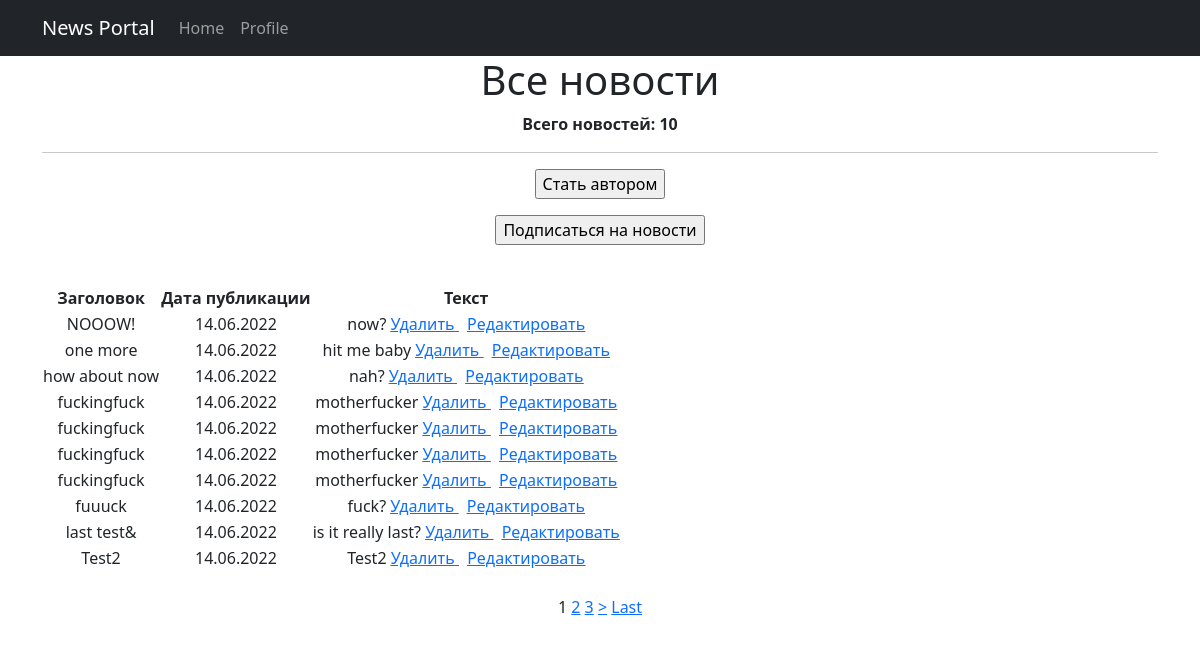
Before: /news/ with the older database file.
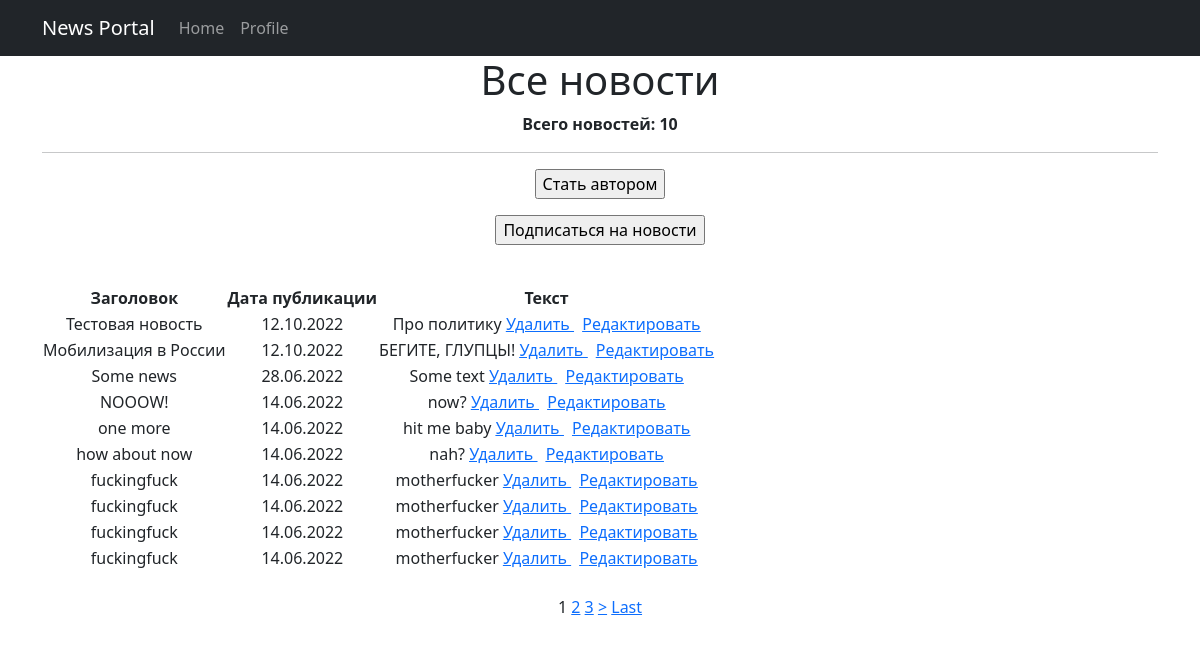
After: the same page with the newer database file.
### accounts/models.py (models this page shows, shortened)
class Post(models.Model):
    post_type_choices = [
        ('AR', 'Статья'),
        ('NW', 'Новость')
    ]
    author = models.ForeignKey(Author, on_delete=models.CASCADE)
    post_type = models.CharField(max_length=2, choices=post_type_choices, default='AR')
    creation_date = models.DateTimeField(auto_now_add=True)
    post_category = models.ManyToManyField(Category, through='PostCategory')
    title = models.CharField(max_length=128)
    post_text = models.TextField()
    post_rating = models.SmallIntegerField(default=0)

### accounts/views.py (the view)
# urls.py: path('', PostList.as_view()),
class PostList(ListView):
    model = Post
    template_name = 'posts.html'
    context_object_name = 'posts'
    ordering = ['-creation_date']
    paginate_by = 10
    def get_context_data(self, **kwargs):
        context = super().get_context_data(**kwargs)
        context['is_not_author'] = not self.request.user.groups.filter(name='authors').exists()
        return context

### accounts/templatetags/custom_filters.py (called while the page is built)
@register.filter(name='censor')
def censor(value, arg):
    obscene_words = ['сука', 'хуй', 'пизда', 'блядь']
    post_words = value.split(' ')
    for word in post_words:
        if word.strip('.,!?').lower() in obscene_words:
            post_words.insert(post_words.index(word), arg)
            post_words.remove(word)
    return ' '.join(post_words)

### templates/posts.html (shortened to what this page needs)
{% extends 'default.html' %}
{% load custom_filters %}
{% block content %}
<h1>Все новости</h1>
<p><strong>Всего новостей: {{posts|length}}</strong></p>
<hr>
{% if is_not_author %}
<form action="{% url 'upgrade' %}">
    <input type="submit" value="Стать автором" />
</form>
{% else %}
<form action="{% url 'post_create' %}">
    <input type="submit" value="Добавить новость" />
</form>
{% endif %}
<p>
<form action="{% url 'subscribe' %}">
    <input type="submit" value="Подписаться на новости" />
</form>
</p>
<br>
<table>
    <tr>
        <td>
            <strong>Заголовок</strong>
        </td>
        <td>
            <strong>Дата публикации</strong>
        </td>
        <td>
            <strong>Текст</strong>
        </td>
    </tr>
    {% for post in posts %}
    <tr>
        <td>
            {{post.title|censor:'***'}}
        </td>
        <td>
            {{post.creation_date|date:'d.m.Y'}}
        </td>
        <td>
            {{post.post_text|truncatewords:10|censor:'***'}}
            <a href="{% url 'post_delete' post.id %}"><u> Удалить </u></a>
            <a href="{% url 'post_update' post.id %}"><u> Редактировать </u></a>
        </td>
    </tr>
    {% endfor %}
</table>
<br>
{% if is_paginated %}
            {% for num in page_obj.paginator.page_range %}
                {% if page_obj.number == num %}
                    <a>{{ num }}</a>
                {% elif num > page_obj.number|add:'-3' and num < page_obj.number|add:'3' %}
                    <a href="?page={{ num }}">{{ num }}</a>
                {% endif %}
            {% endfor %}
            {% if page_obj.has_next %}
                <a href="?page={{ page_obj.next_page_number }}">></a>
                <a href="?page={{ page_obj.paginator.num_pages }}">Last</a>
            {% endif %}
{% endif %}
<br>
<br>
{% endblock content %}

Changed rows visible on the page:
no longer on this page (row unchanged): Post: title|censor "fuuuck", creation_date "14.06.2022", post_text|censor "fuck?"
no longer on this page (row unchanged): Post: title|censor "last test&", creation_date "14.06.2022", post_text|censor "is it really last?"
no longer on this page (row unchanged): Post: title|censor "Test2", creation_date "14.06.2022", post_text|censor "Test2"
added Post: title|censor "Тестовая новость", creation_date "12.10.2022", post_text|censor "Про политику"
added Post: title|censor "Мобилизация в России", creation_date "12.10.2022", post_text|censor "БЕГИТЕ, ГЛУПЦЫ!"
added Post: title|censor "Some news", creation_date "28.06.2022", post_text|censor "Some text"
